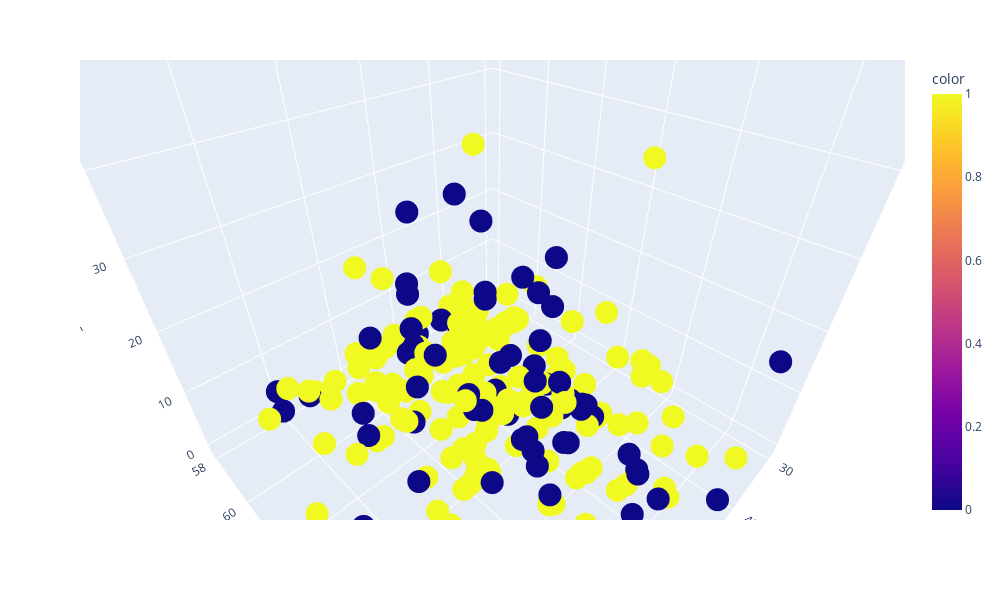

The notebook cell this image was saved under:
### Code cell
fig = px.scatter_3d(X_SMOTEN, x='age', y='year', z='nodes',
              color=y_SMOTEN,width=1000,height=600,size_max=2)
fig.show()

### Figure 1 — Plotly figure (JSON) as saved in the notebook; plotly's stock layout.template omitted (floating-point values rounded to 4 significant figures; data arrays with more than 128 entries replaced by an {"elided": "..."} marker saying what was removed)
{"data": [{"hovertemplate": "age=%{x}<br>year=%{y}<br>nodes=%{z}<br>color=%{marker.color}<extra></extra>", "legendgroup": "", "marker": {"color": {"elided": "376 int values"}, "coloraxis": "coloraxis", "symbol": "circle"}, "mode": "markers", "name": "", "scene": "scene", "showlegend": false, "type": "scatter3d", "x": {"elided": "376 int values"}, "y": {"elided": "376 int values"}, "z": {"elided": "376 int values"}}], "layout": {"coloraxis": {"colorbar": {"title": {"text": "color"}}, "colorscale": [[0, "#0d0887"], [0.1111, "#46039f"], [0.2222, "#7201a8"], [0.3333, "#9c179e"], [0.4444, "#bd3786"], [0.5556, "#d8576b"], [0.6667, "#ed7953"], [0.7778, "#fb9f3a"], [0.8889, "#fdca26"], [1, "#f0f921"]]}, "height": 600, "legend": {"tracegroupgap": 0}, "margin": {"t": 60}, "scene": {"aspectmode": "auto", "aspectratio": {"x": 1, "y": 1, "z": 1}, "camera": {"center": {"x": 0, "y": 0, "z": 0}, "eye": {"x": 0.64, "y": 0.64, "z": 0.64}, "projection": {"type": "perspective"}, "up": {"x": 0, "y": 0, "z": 1}}, "domain": {"x": [0, 1], "y": [0, 1]}, "xaxis": {"title": {"text": "age"}, "type": "linear"}, "yaxis": {"title": {"text": "year"}, "type": "linear"}, "zaxis": {"title": {"text": "nodes"}, "type": "linear"}}, "width": 1000}}
